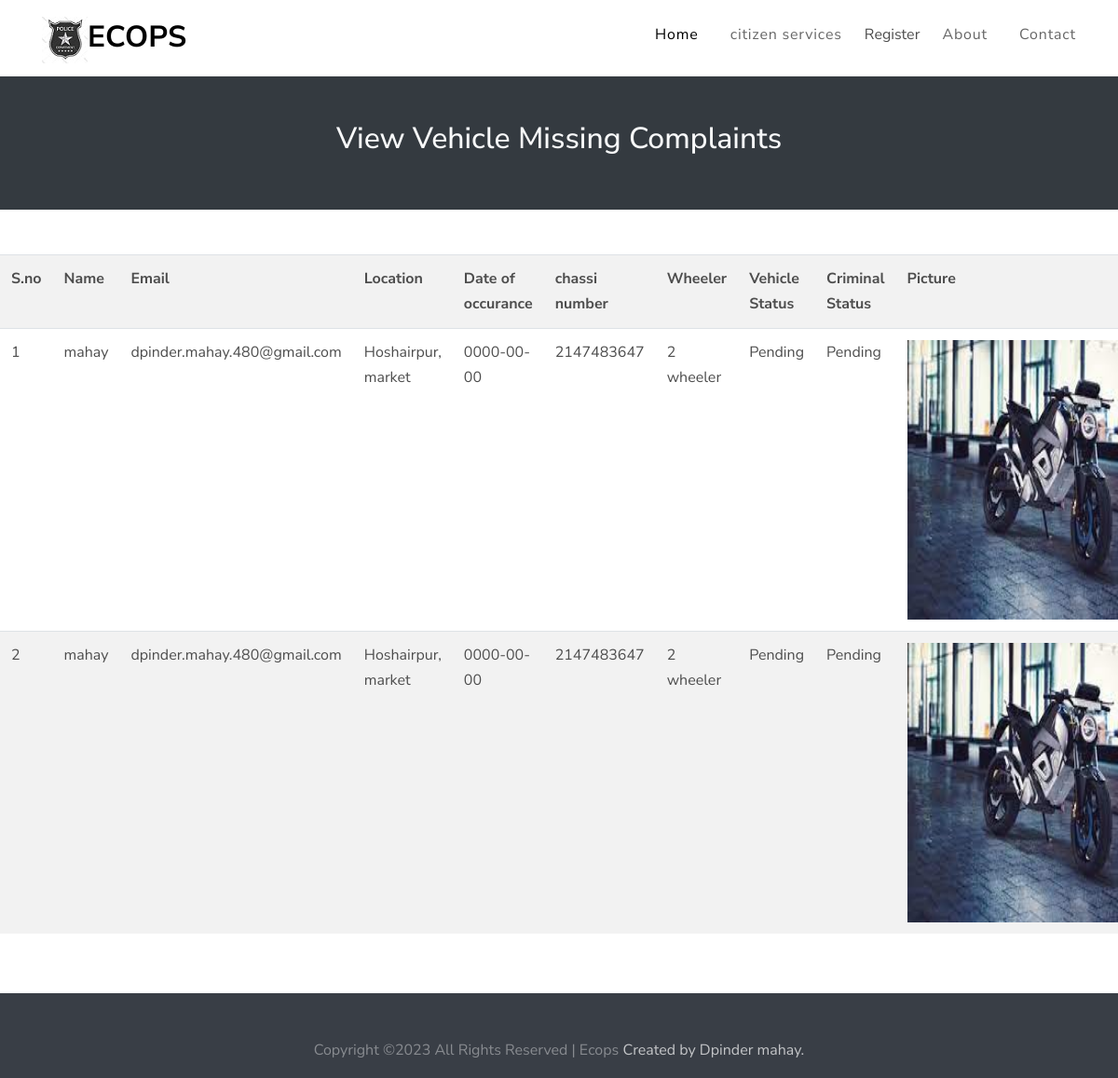
Screenshot of /Ecops/viewvehicle.php with the database file from the repository.
### tables this page shows
CREATE TABLE `vehicle_missing` (
  `id` int(255) NOT NULL,
  `location` varchar(255) NOT NULL,
  `odate` varchar(255) NOT NULL,
  `number` varchar(255) NOT NULL,
  `picture` varchar(255) NOT NULL,
  `wheeler` varchar(255) NOT NULL,
  `name` varchar(255) NOT NULL,
  `email` varchar(255) NOT NULL,
  `criminal_status` varchar(255) NOT NULL,
  `vehicle_status` varchar(255) NOT NULL,
  `pic` varchar(255) NOT NULL,
  `dateo` varchar(255) NOT NULL,
  `area` varchar(255) NOT NULL
);

### Ecops/viewvehicle.php (the view, shortened to what this page needs)
<?php include "header.php"?>
<div class="col-12 text-center text-light bg-dark py-5">
    <h2>View Vehicle Missing Complaints</h2>
</div>
<div style="overflow-x:auto;">
<table class="table  table-hover table-striped mt-5">
    <tr >
        <th>S.no</th>
        <th>Name</th>
        <th>Email</th>
        <th>Location</th>
        <th>Date of occurance</th>
        <th>chassi number</th>
        <th>Wheeler</th>
        <th>Vehicle Status</th>
        <th>Criminal Status</th>
        <th>Picture</th>
    </tr>
<?php
$i=1;
include "config.php";
$q="select * from `vehicle_missing`";
$result=mysqli_query($con,$q);
while($arr=mysqli_fetch_array($result)){
?>
    <tr>
        <td><?php echo $i;?></td>
        <td><?php echo $arr['name'];?></td>
        <td><?php echo $arr['email'];?></td>
        <td><?php echo $arr['location'];?></td>
        <td><?php echo $arr['odate'];?></td>
        <td><?php echo $arr['number'];?></td>
        <td><?php echo $arr['wheeler'];?></td>
        <td><?php echo $arr['vehicle_status'];?></td>
        <td><?php echo $arr['criminal_status'];?></td>
        <td><img src="cops/upload/<?php echo $arr['pic'];?>"width="300"height="300"></td>
    </tr>
<?php
$i++;
}
?>
</table>
</div>
<?php
include "footer.php";
?>

### Ecops/css/style.css (style rules this page uses)
body { line-height: 1.7; color: #4d4d4d; font-weight: 400; font-size: 1rem; font-family: "Roboto Mono", SFMono-Regular, Menlo, Monaco, Consolas, "Liberation Mono", "Courier New", monospace; font-family: "Nunito Sans", -apple-system, BlinkMacSystemFont, "Segoe UI", Roboto, "Helvetica Neue", Arial, sans-serif, "Apple Color Emoji", "Segoe UI Emoji", "Segoe UI Symbol", "Noto Color Emoji"; }

### rows the page displays
vehicle_missing: name "mahay", email "dpinder.mahay.480@gmail.com", location "Hoshairpur, market", odate "0000-00-00", number "2147483647", wheeler "2 wheeler", vehicle_status "Pending", criminal_status "Pending", pic (picture)
vehicle_missing: name "mahay", email "dpinder.mahay.480@gmail.com", location "Hoshairpur, market", odate "0000-00-00", number "2147483647", wheeler "2 wheeler", vehicle_status "Pending", criminal_status "Pending", pic (picture)
